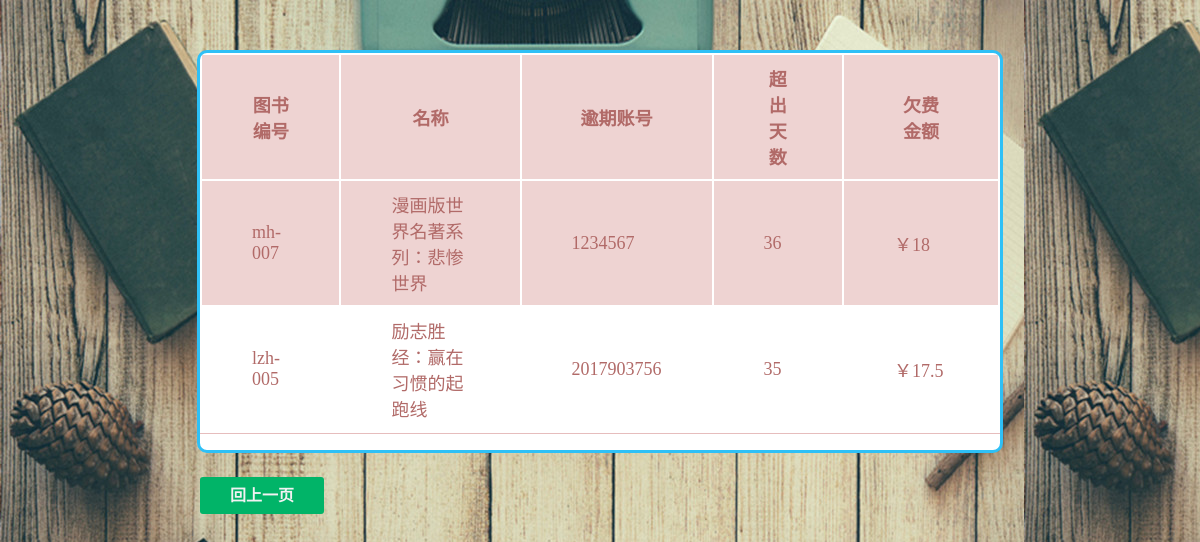
The app's page /over.php with its own data.
### tables this page shows
CREATE TABLE IF NOT EXISTS `borrow` (
  `borrow_id` int(100) NOT NULL AUTO_INCREMENT,
  `reader_id` int(100) NOT NULL,
  `book_id` varchar(100) NOT NULL,
  `borrow_time` timestamp NOT NULL,
  `return_time` varchar(100) DEFAULT NULL,
  `shreturn` varchar(100) NOT NULL,
  PRIMARY KEY (`borrow_id`)
);

CREATE TABLE IF NOT EXISTS `book` (
  `book_id` varchar(100) NOT NULL,
  `name` varchar(100) NOT NULL,
  `writer` varchar(100) NOT NULL,
  `publish` varchar(100) NOT NULL,
  `sum` int(4) NOT NULL,
  `rest_num` int(4) NOT NULL,
  `book_cat` varchar(100) NOT NULL,
  `floor` int(4) NOT NULL,
  `library_id` int(10) NOT NULL,
  `infromation` varchar(1000) NOT NULL,
  `publish_time` date NOT NULL,
  `price` int(10) NOT NULL,
  `score` int(100) NOT NULL,
  `yuyue` varchar(100) DEFAULT NULL,
  `likes` varchar(1000) NOT NULL,
  PRIMARY KEY (`book_id`)
);

### dbtools.inc.php (called while the page is built, shortened)
<?php
  function execute_sql($link, $database, $sql)
  {
    mysqli_select_db($link, $database)
      or die("開啟資料庫失敗: " . mysqli_error($link));
    $result = mysqli_query($link, $sql);
    return $result;
  }
?>

### over.php (the view, shortened to what this page needs)
<!doctype html>
<html>
  <head>
  </head>
  <body background="img/15 (1)_副本.jpg">
  <div class="tyg-div-denglv">
	<div class="tyg-div-form">
   <form name="myForm" action="" method="" >
  <table id="table-1" >
<thead>
<th>图书编号</th>
<th>名称</th>
<th>逾期账号</th>
<th>超出天数</th>
<th>欠费金额</th>
</thead>
<tbody>
<?php
require_once("dbtools.inc.php");
$link = create_connection();
		 $sql1 = "SELECT * FROM `borrow` join `book` using(book_id) WHERE now()>shreturn and return_time is NULL";
		 $result1 = execute_sql($link, "library", $sql1);
      $date0=date('Y-m-d h:i:sa');
         $today=strtotime ($date0);
        $total_records = mysqli_num_rows($result1);
        mysqli_data_seek($result1, 0);
        for ($j = 0; $j < $total_records; $j++)
        {
          	while ($row = mysqli_fetch_object($result1))
            {
		 $row1=$row->shreturn;
	    $t3=strtotime($row1);
		$time=ceil(($today-$t3)/86400);
		  echo "<tr>";
	echo"<td>";
	echo "$row->book_id</td>";
	echo "<td>$row->name</td>";
       echo"<td>$row->reader_id</td>";
	 echo "<td >$time</td>";
	 $money=$time*0.5;
              echo "<td>￥$money</td>";
              echo "</tr>";
		}
			}
      ?>
    </table>
        <p align='center'>
	<div id="login_click" >
        <a id="btlogin" href="manager_center.html">回上一页</a>
		 </div>
	</form>
	</div>
	</div>
  </body>
</html>

### over.php (style rules this page uses)
.tyg-div-denglv {  float:right; position:middle; right:3%;top:0%; }
.tyg-div-form { background-color:white; border-style:solid; border-radius:10px; width:800px; height:auto; margin:50px auto 0 auto; color:#2ec0f6; }
#table-1 thead, #table-1 tr { border-top-width: 100px; border-top-height:500px; border-top-style: solid; background: #FFF position:middle; }
#table-1 { border-bottom-width: 1px; border-bottom-style: solid; border-bottom-color: rgb(230, 189, 189); }
#table-1 td, #table-1 th { padding: 10px 50px; font-size: 18px; font-family: Verdana; color: rgb(177, 106, 104); }
#table-1 tr:nth-child(even) { background: #FFF }
#table-1 tr:nth-child(odd) { background: rgb(238, 211, 210) }
#login_click { margin-top:32px; height:40px;position:absolute; }
#login_click a { text-decoration:none; background:#01B468; color:#f2f2f2; padding: 10px 30px 10px 30px; font-size:16px; font-family: 微软雅黑,宋体,Arial,Helvetica,Verdana,sans-serif; font-weight:bold; border-radius:3px; -webkit-transition:all linear 0.30s; -moz-transition:all linear 0.30s; transition:all linear 0.30s; }

### records on screen
borrow: book "mh-007", book.name "漫画版世界名著系列：悲惨世界", reader "1234567"
borrow: book "lzh-005", book.name "励志胜经：赢在习惯的起跑线", reader "2017903756"
